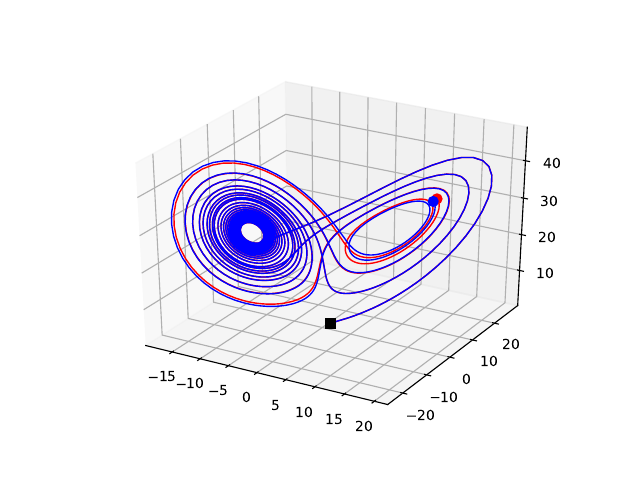

The Python source for this figure:
import numpy as np
import matplotlib.pyplot as plt
from scipy.integrate import odeint
from mpl_toolkits.mplot3d import Axes3D

rho = 28.0
sigma = 10.0
beta = 8.0 / 3.0

def f(state, t):
	x, y, z = state  # unpack the state vector
	return sigma * (y - x), x * (rho - z) - y, x * y - beta * z  # derivatives

state01 = [1.0, 1.0, 1.0]
state02 = [1.001, 1.0, 1.0]
t = np.arange(0.0, 20.0, 0.01)

states1 = odeint(f, state01, t)
states2 = odeint(f, state02, t)

N2 = len(t)

xf1, yf1, zf1 = states1[1999]
xf2, yf2, zf2 = states2[1999]

#print xf1, yf1, zf1

fig = plt.figure()
ax = fig.gca(projection='3d')
ax.plot(states1[:,0], states1[:,1], states1[:,2], '-r', lw = 1)
ax.plot(states2[:,0], states2[:,1], states2[:,2], '-b', lw = 1)
ax.plot([1.0], [1.0], [1.0],'sk', ms = 7)
ax.plot([xf1], [yf1], [zf1], 'or', ms = 7)
ax.plot([xf2], [yf2], [zf2], 'ob', ms = 7)
plt.savefig('trajetoria_lorentz.pdf', dpi = 400)
plt.show()